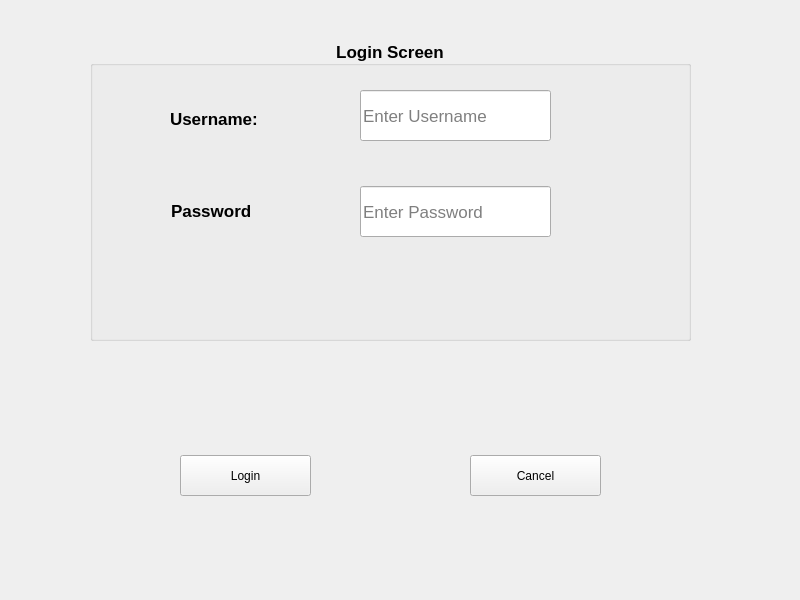
<?xml version="1.0" encoding="UTF-8"?>
<ui version="4.0">
 <class>LoginWindow</class>
 <widget class="QMainWindow" name="LoginWindow">
  <property name="geometry">
   <rect>
    <x>0</x>
    <y>0</y>
    <width>800</width>
    <height>600</height>
   </rect>
  </property>
  <property name="windowTitle">
   <string>LoginWindow</string>
  </property>
  <widget class="QWidget" name="centralwidget">
   <widget class="QPushButton" name="pushButton">
    <property name="geometry">
     <rect>
      <x>180</x>
      <y>455</y>
      <width>131</width>
      <height>41</height>
     </rect>
    </property>
    <property name="text">
     <string>Login</string>
    </property>
   </widget>
   <widget class="QPushButton" name="pushButton_2">
    <property name="geometry">
     <rect>
      <x>470</x>
      <y>455</y>
      <width>131</width>
      <height>41</height>
     </rect>
    </property>
    <property name="text">
     <string>Cancel</string>
    </property>
   </widget>
   <widget class="QGroupBox" name="groupBox">
    <property name="geometry">
     <rect>
      <x>90</x>
      <y>40</y>
      <width>601</width>
      <height>301</height>
     </rect>
    </property>
    <property name="font">
     <font>
      <pointsize>13</pointsize>
      <bold>true</bold>
     </font>
    </property>
    <property name="title">
     <string>Login Screen</string>
    </property>
    <property name="alignment">
     <set>Qt::AlignmentFlag::AlignCenter</set>
    </property>
    <widget class="QLabel" name="label">
     <property name="geometry">
      <rect>
       <x>80</x>
       <y>58</y>
       <width>121</width>
       <height>41</height>
      </rect>
     </property>
     <property name="text">
      <string>Username:</string>
     </property>
    </widget>
    <widget class="QLabel" name="label_2">
     <property name="geometry">
      <rect>
       <x>81</x>
       <y>150</y>
       <width>91</width>
       <height>41</height>
      </rect>
     </property>
     <property name="text">
      <string>Password</string>
     </property>
    </widget>
    <widget class="QLineEdit" name="lineEdit">
     <property name="geometry">
      <rect>
       <x>270</x>
       <y>50</y>
       <width>191</width>
       <height>51</height>
      </rect>
     </property>
     <property name="font">
      <font>
       <pointsize>13</pointsize>
       <bold>false</bold>
      </font>
     </property>
     <property name="placeholderText">
      <string>Enter Username</string>
     </property>
    </widget>
    <widget class="QLineEdit" name="lineEdit_2">
     <property name="geometry">
      <rect>
       <x>270</x>
       <y>146</y>
       <width>191</width>
       <height>51</height>
      </rect>
     </property>
     <property name="font">
      <font>
       <pointsize>13</pointsize>
       <bold>false</bold>
      </font>
     </property>
     <property name="echoMode">
      <enum>QLineEdit::EchoMode::Password</enum>
     </property>
     <property name="placeholderText">
      <string>Enter Password</string>
     </property>
    </widget>
   </widget>
  </widget>
 </widget>
 <resources/>
 <connections/>
</ui>
